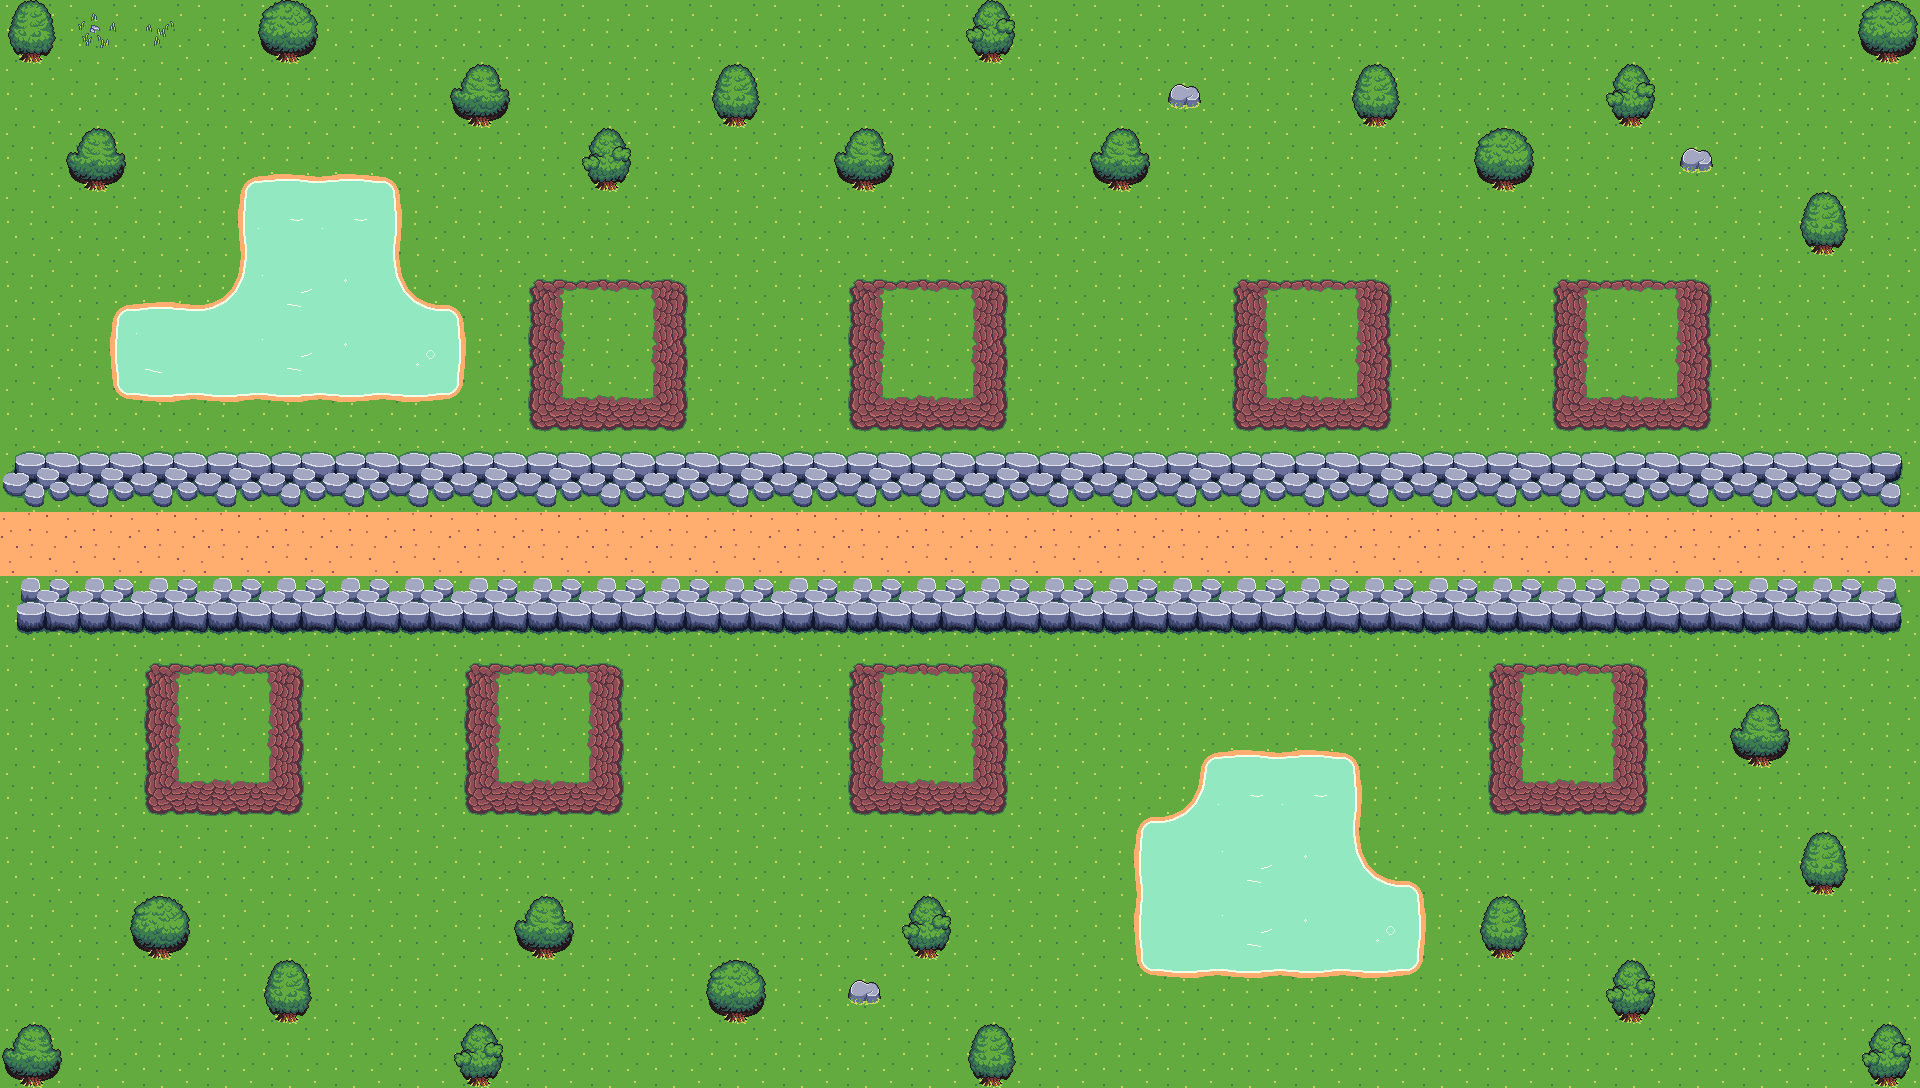

Below is a game level as drawn by its tile map, then a one-line description and the .tmx that defines it (tile-layer data replaced by summaries):
An orthogonal 30x17 tile map with 64x64 px tiles, 6 tile layers (Grass, sol, tours, Stones, ...), 2 tilesets.

<map version="1.10" tiledversion="1.10.0" orientation="orthogonal" renderorder="right-down" width="30" height="17" tilewidth="64" tileheight="64" infinite="0" nextlayerid="7" nextobjectid="1">
 <tileset firstgid="1" source="Grass Tileset.tsx" />
 <tileset firstgid="257" source="Animated water tiles.tsx" />
 <layer id="5" name="Grass" width="30" height="17">
  <data>[510 cells, 510 non-empty, 1 distinct tile ids]</data>
 </layer>
 <layer id="1" name="sol" width="30" height="17">
  <data>[510 cells, 31 non-empty, 2 distinct tile ids]</data>
 </layer>
 <layer id="2" name="tours" width="30" height="17">
  <data>[510 cells, 153 non-empty, 16 distinct tile ids]</data>
 </layer>
 <layer id="6" name="Stones" width="30" height="17">
  <data>[510 cells, 3 non-empty, 1 distinct tile ids]</data>
 </layer>
 <layer id="4" name="trees" width="30" height="17">
  <data>[510 cells, 29 non-empty, 6 distinct tile ids]</data>
 </layer>
 <layer id="3" name="water" width="30" height="17">
  <data>[510 cells, 56 non-empty, 23 distinct tile ids]</data>
 </layer>
</map>
